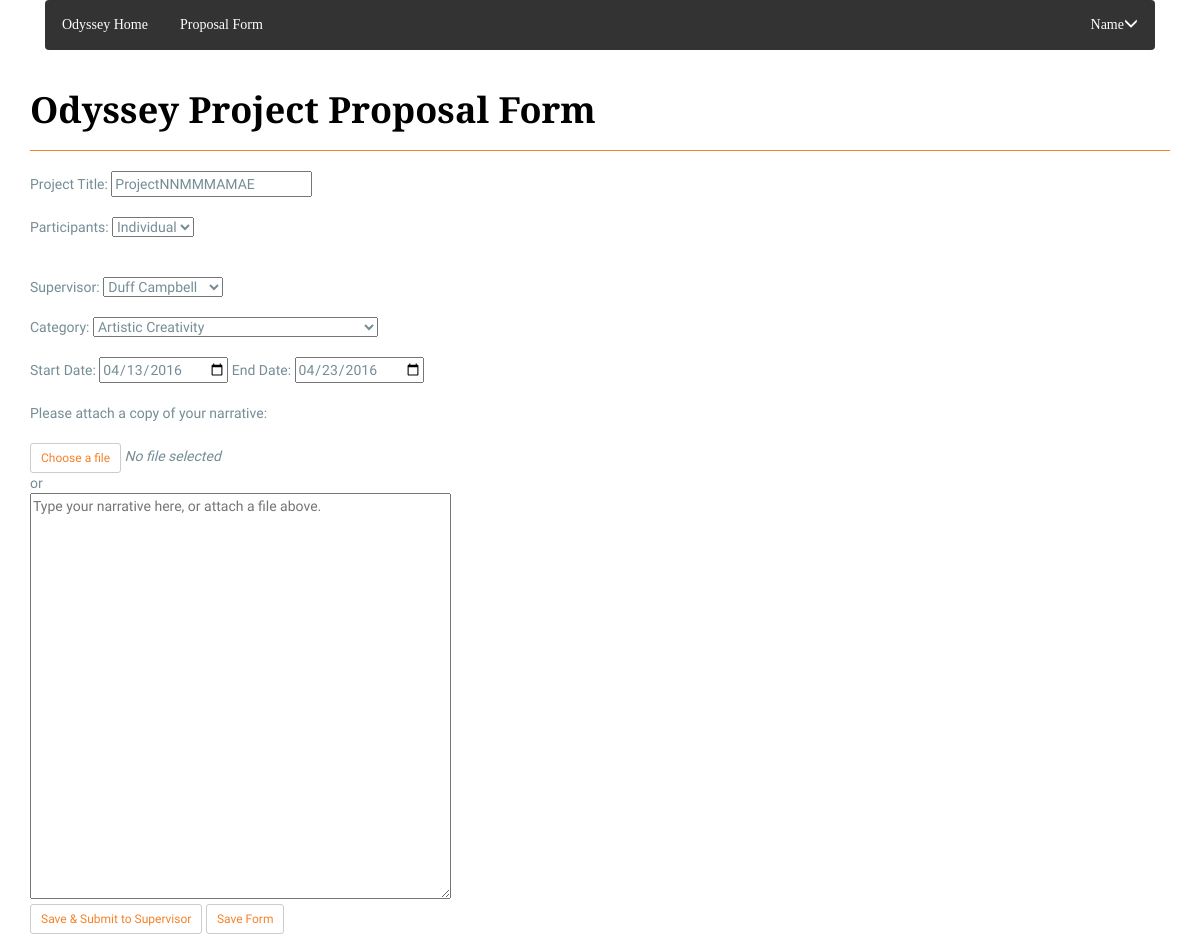
The app's page /odyssey/edit-form/43/ with its own data.
### projects/models.py (models this page shows, shortened)
class Project(models.Model):
    title = models.CharField(max_length=200)
    category = models.CharField(max_length=20)
    advisor = models.ForeignKey(User, on_delete=models.CASCADE)
    status = models.CharField(max_length=60)
    start_date = models.CharField(max_length=50)
    end_date = models.CharField(max_length=50)
    update_date = models.CharField(max_length=50)

### projects/views.py (the view)
# urls.py: url(r'^edit-form/(?P<project_id>[0-9]+)/$', views.edit_proposal, name='edit'),
def edit_proposal(request, project_id):
    supervisors = User.objects.filter(groups__name='Supervisors')
    project = get_object_or_404(Project, pk=project_id)
    return render(request, 'projects/proposalEdit.html',
                  {'project':project, 'supervisors':supervisors, 'categories':categories})

### projects/templates/projects/proposalEdit.html (shortened to what this page needs)
{% extends "projects/base.html" %}
{% block header %}Odyssey Project Proposal Form{% endblock %}
{% block content %}
<div>
    <form action='{% url 'projects:submitedit' project.id %}' method="POST" id="proposal-form" enctype="multipart/form-data">
        Project Title:
        <input type="text" id="title" name="title" value="{{project.title}}">
        <br><br>
        Participants:
        <select id="party">
            <option id="ind">Individual</option>
        </select>
        <br><br>
        Supervisor:
        <select id="super" name="super">
        {% for user in supervisors %}
        {% if user.id == project.advisor.id %}
            <option selected="selected" id="sv{{ user.id }}" name="sv{{ user.id }}" value="{{ user.id }}"> {{ user.first_name }} {{ user.last_name }}</option>
        {% else %}
            <option id="sv{{ user.id }}" name="sv{{ user.id }}" value="{{ user.id }}"> {{ user.first_name }} {{ user.last_name }}</option>
        {% endif %}
        {% endfor %}
        </select>
        <br><br>
        Category:
        <select id="cat" name="editcat">
            {% for c in categories %}
            {% if c == project.category %}
            <option selected="selected">{{ c }}</option>
            {% else %}
            <option>{{ c }}</option>
            {% endif %}
            {% endfor %}
        </select>
        <br><br>
        Start Date:
        <input type="date" name="startdate" value={{ project.start_date }}>
        End Date:
        <input type="date" name="enddate" value={{ project.end_date }}>
        <br><br>Please attach a copy of your narrative:<br><br>
        <label for="narfile">Choose a file</label><p id="narlabel"> No file selected</p>
        <br>
        or
        <br>
        <textarea rows="20" cols="50" id="narrative" name='narrative' placeholder="Type your narrative here, or attach a file above."></textarea>
        <br>
        <input type="submit" name="propose" class="btn btn-default btn-sm" value="Save &amp; Submit to Supervisor">
        <input type="submit" name="propose" class="btn btn-default btn-sm" value="Save Form">
    </form>
</div>
{% endblock %}

### projects/static/projects/style.css (style rules this page uses)
body { font-family: 'Merriweather Sans', sans-serif; padding-bottom: 10px; }
.inputnar + label, .inputhr + label, .inputdesc + label { display: inline-block; cursor: pointer; }
#narlabel, #hrlabel, #desclabel { display: inline; font-style: italic; }
.btn { color: #f5822a; }

### projects/static/projects/timeline.css (style rules this page uses)
html, body { width: 100% !important ; height: 100% !important ; display: block !important ; justify-content: center !important ; font-family: "Titillium Web", sans serif; color: #758D96 !important ; }

### records on screen
Project: title "ProjectNNMMMAMAE", editcat "Artistic Creativity", startdate "04/13/2016", enddate "04/23/2016"

### other values on screen
form field super "Duff Campbell"
